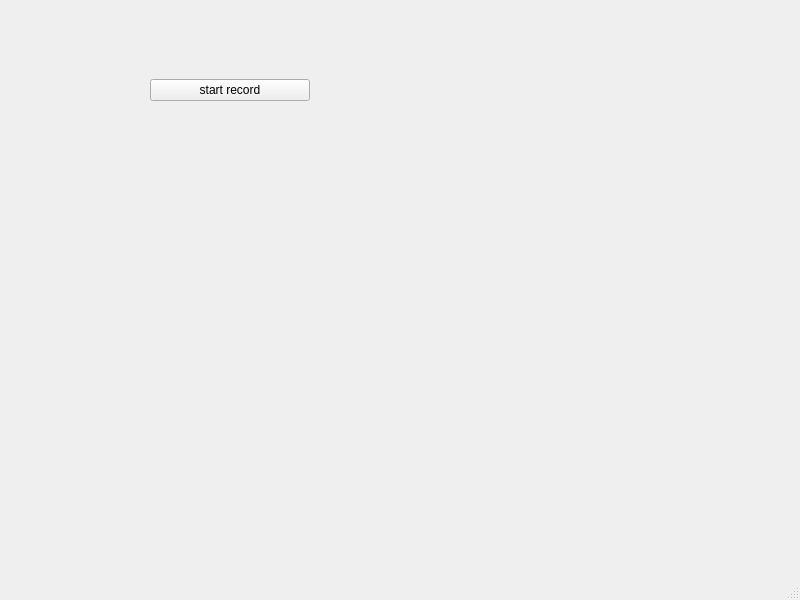
<?xml version="1.0" encoding="UTF-8"?>
<ui version="4.0">
 <class>MainWindow</class>
 <widget class="QMainWindow" name="MainWindow">
  <property name="geometry">
   <rect>
    <x>0</x>
    <y>0</y>
    <width>800</width>
    <height>600</height>
   </rect>
  </property>
  <property name="windowTitle">
   <string>MainWindow</string>
  </property>
  <widget class="QWidget" name="centralwidget">
   <widget class="QWidget" name="verticalLayoutWidget">
    <property name="geometry">
     <rect>
      <x>150</x>
      <y>50</y>
      <width>160</width>
      <height>80</height>
     </rect>
    </property>
    <layout class="QVBoxLayout" name="verticalLayout">
     <item>
      <widget class="QPushButton" name="audioButton">
       <property name="text">
        <string>start record</string>
       </property>
      </widget>
     </item>
    </layout>
   </widget>
  </widget>
  <widget class="QMenuBar" name="menubar">
   <property name="geometry">
    <rect>
     <x>0</x>
     <y>0</y>
     <width>800</width>
     <height>24</height>
    </rect>
   </property>
  </widget>
  <widget class="QStatusBar" name="statusbar"/>
 </widget>
 <resources/>
 <connections/>
</ui>
